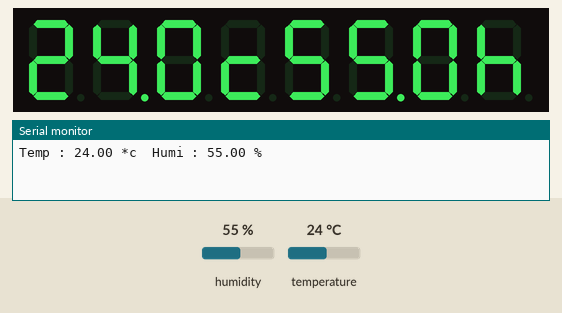
Simulated run of this sketch. Board: ESP32. Parts: 8-digit seven-segment display, the last lines printed to the serial monitor. Inputs (shaded band) come from the test bench; at power-on: humidity 55 %, temperature 24 °C. WiFi joins after 1.5 s; servers stay silent unless stated.

Above: at 3.0 s.
3.1 s: humidity set to 22 %
At 4.4 s:
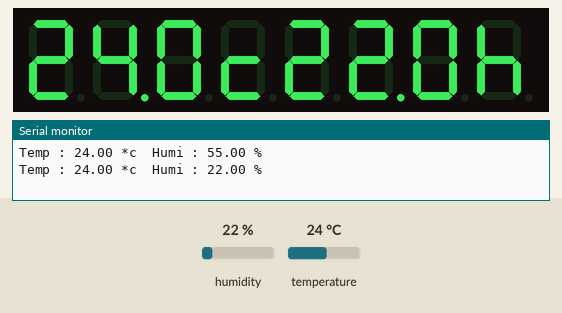
5.3 s: temperature set to 12 °C
At 6.7 s:
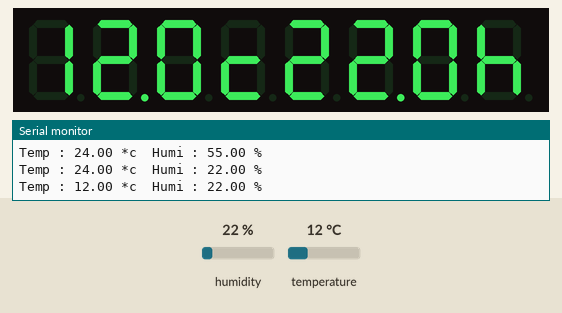
7.3 s: humidity set to 40 %
At 9.0 s:
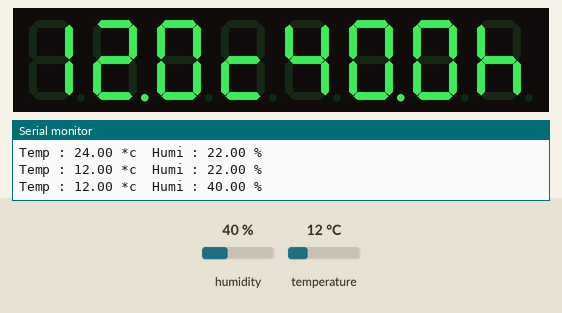
9.3 s: temperature set to 19 °C
At 10.2 s:
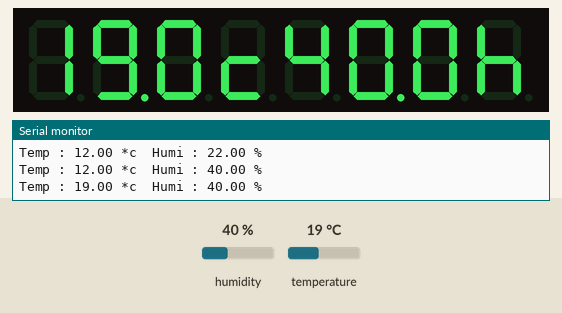
Timing chart, 0 to 12.3 s (numbered marks = the images above; inputs shaded):
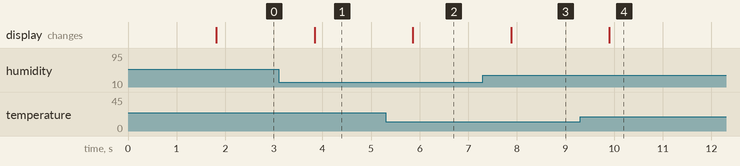

Measured:
- after the input at 3.1 s, the display: changes after 0.74 s (image 1)
- after the input at 5.3 s, the display: changes after 0.56 s (image 2)
- after the input at 7.3 s, the display: changes after 0.58 s (image 3)
- after the input at 9.3 s, the display: changes after 0.60 s (image 4)

The sketch:

blynk_max7219.ino
```cpp
//==== BLYNK : DHT + MAX7219 + LED ========

#define    BLYNK_PRINT Serial
#include   <WiFi.h>
#include   <WiFiClient.h>
#include   <BlynkSimpleEsp32.h>
BlynkTimer timer;

//=========================================

#include   "DHTesp.h"
#include   <DHTesp.h>
#define    Pin_DHT22  15          //pin DHT
DHTesp     dht;

//=========================================

#include  "LedControl.h"
#define   Pin_DIN     2           //pin 2 DIN
#define   Pin_CS      4           //pin 4 CS
#define   Pin_CLK     5           //pin 5 CLK
LedControl lc = LedControl(Pin_DIN, Pin_CLK, Pin_CS, 1);

//=========================================

char auth[] = "3YLex9xj0s9xdlUSoXCrXxBCoY2Nu5RT";    //Token
char ssid[] = "xxxxxxx";                             //SSID
char pass[] = "yyyyyyy";                             //PASS

void sendSensor()
{
  float h = dht.getHumidity();
  float t = dht.getTemperature();
  if (isnan(h) || isnan(t)) {
    Serial.println("Failed to read from DHT sensor!");
    return;
  }
//===================================================
  Blynk.virtualWrite(V5, h);
  Blynk.virtualWrite(V6, t);
//===================================================
}

void setup()
{
  Serial.begin(9600);                   // Setup : Serial

  Blynk.begin(auth, ssid, pass);        // Setup : Blynk
  timer.setInterval(1000L, sendSensor); // .

  dht.setup(Pin_DHT22, DHTesp::DHT22);  // Setup : DHT

  lc.shutdown(0, false);                // Setup : MAX7219
  lc.setIntensity(0, 8);                // .
  lc.clearDisplay(0);                   // .
}

void loop()
{
//================= job 1/4 : Run Blynk ======================

  Blynk.run();
  timer.run();

//================= job 2/4 : Read DHT  ======================

  float h = dht.getHumidity();
  float t = dht.getTemperature();

  Serial.print("Temp : ");
  Serial.print(t);
  Serial.print(" *c\t");
  Serial.print("Humi : ");
  Serial.print(h);
  Serial.print(" % \n");

//================= job 3/4 : Split_data =======================

  float t2 = t * 10;
  float h2 = h * 10;

  int Temp   = (int)t;
  int Temp2  = (int)t2;
  int hu     = (int)h;
  int hu2    = (int)h2;
  int Tempp2 = (Temp  / 10) % 10;
  int Tempp1 =  Temp  % 10;
  int Tempp0 =  Temp2 % 10;
  int Humi2  = (hu  / 10) % 10;
  int Humi1  =  hu  % 10;
  int Humi0  =  hu2 % 10;

//================= job 4/4 : show_MAX7219 ====================

  lc.setDigit(0, 7, Tempp2, false);
  lc.setDigit(0, 6, Tempp1, true);
  lc.setDigit(0, 5, Tempp0, false);
  lc.setRow  (0, 4, B00001101);     //c
  lc.setDigit(0, 3, Humi2, false);
  lc.setDigit(0, 2, Humi1, true);
  lc.setDigit(0, 1, Humi0, false);
  lc.setRow  (0, 0, B00010111);     //h

//=============================================================
  delay(2000);
}
```
